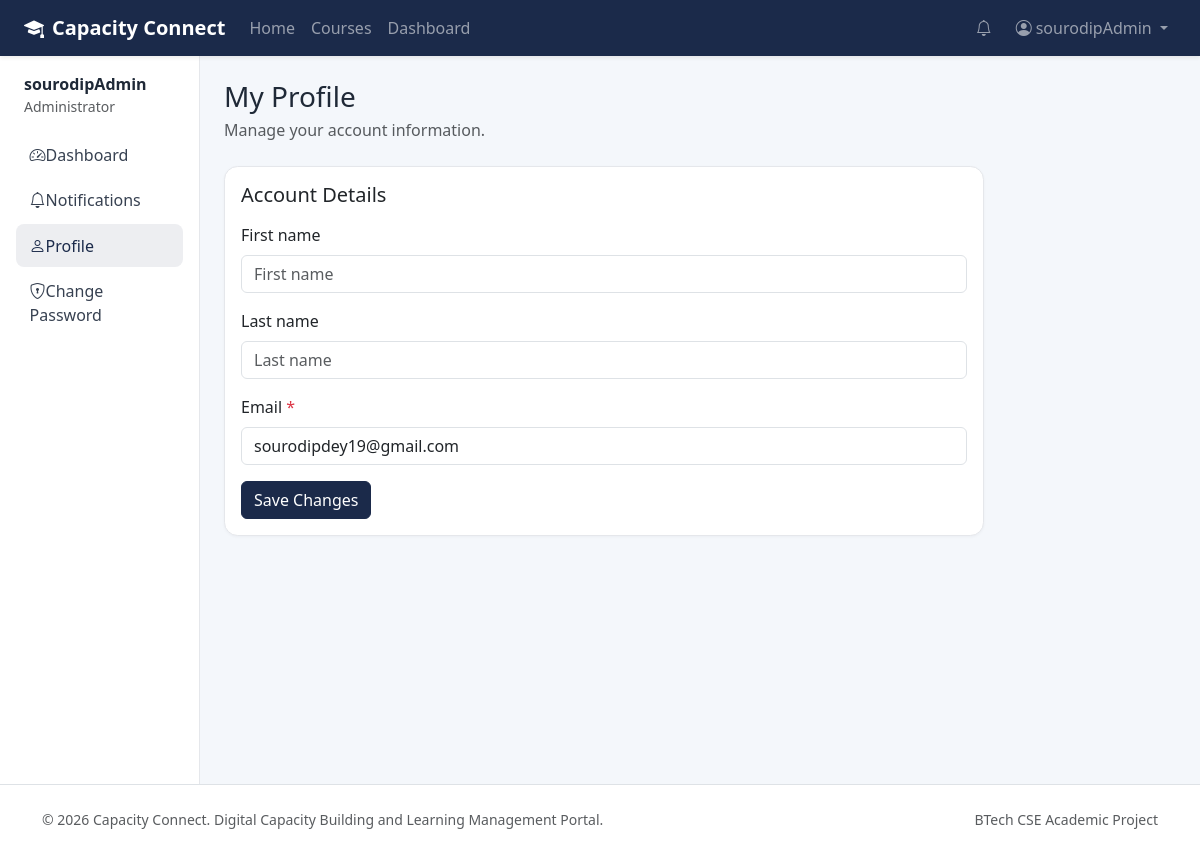
The page /accounts/profile/ (signed in) on the database its author committed.
### accounts/models.py (models this page shows, shortened)
class User(AbstractUser):
    class Role(models.TextChoices):
        ADMIN = "ADMIN", "Administrator"
        TRAINER = "TRAINER", "Trainer"
        STUDENT = "STUDENT", "Student"
    role = models.CharField(max_length=20, choices=Role.choices, default=Role.STUDENT)
    email = models.EmailField(unique=True)
    class Meta:
        ordering = ["username"]

### accounts/views.py (the view)
# urls.py: path("profile/", views.profile_view, name="profile"),
@login_required
def profile_view(request):
    user = request.user
    profile_form = None
    if user.role == User.Role.STUDENT:
        profile, _ = StudentProfile.objects.get_or_create(user=user)
        profile_form = StudentProfileForm(request.POST or None, instance=profile)
    elif user.role == User.Role.TRAINER:
        profile, _ = TrainerProfile.objects.get_or_create(user=user)
        profile_form = TrainerProfileForm(request.POST or None, instance=profile)
    user_form = UserProfileForm(request.POST or None, instance=user)
    if request.method == "POST" and user_form.is_valid() and (profile_form is None or profile_form.is_valid()):
        user_form.save()
        if profile_form is not None:
            profile_form.save()
        messages.success(request, "Profile updated successfully.")
        return redirect("accounts:profile")
    return render(
        request,
        "accounts/profile.html",
        {"user_form": user_form, "profile_form": profile_form},
    )

### accounts/forms.py (shortened to what this page needs)
class UserProfileForm(BootstrapFormMixin, forms.ModelForm):
    class Meta:
        model = User
        fields = ("first_name", "last_name", "email")
    def __init__(self, *args, **kwargs):
        super().__init__(*args, **kwargs)
        self._apply_bootstrap()

### accounts/forms.py (called while the page is built)
    def _apply_bootstrap(self):
        for field in self.fields.values():
            widget = field.widget
            existing = widget.attrs.get("class", "")
            if isinstance(widget, forms.CheckboxInput):
                widget.attrs["class"] = f"{existing} form-check-input".strip()
            elif isinstance(widget, (forms.Select, forms.SelectMultiple)):
                widget.attrs["class"] = f"{existing} form-select".strip()
            else:
                widget.attrs["class"] = f"{existing} form-control".strip()
            if not widget.attrs.get("placeholder") and field.label:
                widget.attrs.setdefault("placeholder", field.label)

### core/context_processors.py (called while the page is built)
def global_notifications(request):
    if request.user.is_authenticated:
        from notifications.models import Notification
        unread = Notification.objects.filter(recipient=request.user, is_read=False)
        return {
            "global_unread_notification_count": unread.count(),
            "global_recent_notifications": unread.select_related("sender")[:5],
        }
    return {"global_unread_notification_count": 0, "global_recent_notifications": []}

### templates/accounts/profile.html (shortened to what this page needs)
{% extends 'dashboard_base.html' %}
{% block sidebar %}
    <a class="nav-link" href="{% url 'accounts:dashboard_redirect' %}"><i class="bi bi-speedometer2"></i>Dashboard</a>
    <a class="nav-link" href="{% url 'notifications:notification_list' %}"><i class="bi bi-bell"></i>Notifications</a>
    <a class="nav-link active" href="{% url 'accounts:profile' %}"><i class="bi bi-person"></i>Profile</a>
    <a class="nav-link" href="{% url 'accounts:password_change' %}"><i class="bi bi-shield-lock"></i>Change Password</a>
{% endblock %}
{% block content %}
<div class="page-header">
    <h1 class="h3">My Profile</h1>
    <p class="text-muted mb-0">Manage your account information.</p>
</div>
<div class="card" style="max-width:760px;">
    <div class="card-body">
        <form method="post" novalidate>
            <h2 class="h5 mb-3">Account Details</h2>
            {% include 'includes/form_fields.html' with form=user_form %}
            <button type="submit" class="btn btn-primary">Save Changes</button>
        </form>
    </div>
</div>
{% endblock %}

### templates/dashboard_base.html (shortened to what this page needs)
{% extends 'base.html' %}
{% block nav_container_fluid %}-fluid px-4{% endblock %}
{% block page_wrapper %}
<div class="container-fluid px-0">
    <div class="row g-0">
        <aside class="col-lg-2 sidebar p-3">
            <div class="mb-3 px-2">
                <div class="fw-semibold">{{ user.get_full_name|default:user.username }}</div>
                <div class="small text-muted">{{ user.get_role_display }}</div>
            </div>
            <nav class="nav flex-column">
                {% block sidebar %}{% endblock %}
            </nav>
        </aside>
        <main class="col-lg-10 p-4">
            {% block content %}{% endblock %}
        </main>
    </div>
</div>
{% endblock %}

### templates/base.html (shortened to what this page needs)
{% load static %}
<!DOCTYPE html>
<html lang="en">
<head>
    <link href="https://cdn.jsdelivr.net/npm/bootstrap@5.3.3/dist/css/bootstrap.min.css" rel="stylesheet">
    <link href="https://cdn.jsdelivr.net/npm/bootstrap-icons@1.11.3/font/bootstrap-icons.min.css" rel="stylesheet">
    <link rel="stylesheet" href="{% static 'css/style.css' %}">
</head>
<body>
<nav class="navbar navbar-expand-lg navbar-dark bg-primary-dark sticky-top shadow-sm">
    <div class="container{% block nav_container_fluid %}{% endblock %}">
        <a class="navbar-brand fw-bold" href="{% url 'home' %}">
            <i class="bi bi-mortarboard-fill me-2"></i>Capacity Connect
        </a>
        <div class="collapse navbar-collapse" id="mainNav">
            <ul class="navbar-nav me-auto mb-2 mb-lg-0">
                <li class="nav-item"><a class="nav-link" href="{% url 'home' %}">Home</a></li>
                <li class="nav-item"><a class="nav-link" href="{% url 'courses:course_list' %}">Courses</a></li>
                {% if user.is_authenticated %}
                <li class="nav-item"><a class="nav-link" href="{% url 'accounts:dashboard_redirect' %}">Dashboard</a></li>
                {% endif %}
            </ul>
            <ul class="navbar-nav ms-auto align-items-lg-center">
                {% if user.is_authenticated %}
                <li class="nav-item me-2">
                    <a class="nav-link position-relative" href="{% url 'notifications:notification_list' %}">
                        <i class="bi bi-bell"></i>
                    </a>
                </li>
                <li class="nav-item dropdown">
                    <a class="nav-link dropdown-toggle" href="#" data-bs-toggle="dropdown">
                        <i class="bi bi-person-circle me-1"></i>{{ user.get_short_name|default:user.username }}
                    </a>
                </li>
                {% else %}
                <li class="nav-item"><a class="nav-link" href="{% url 'accounts:login' %}">Login</a></li>
                <li class="nav-item"><a class="btn btn-accent ms-lg-2" href="{% url 'accounts:register' %}">Register</a></li>
                {% endif %}
            </ul>
        </div>
    </div>
</nav>
{% block page_wrapper %}{% endblock %}
<footer class="footer py-4 mt-auto border-top">
    <div class="container d-flex flex-column flex-md-row justify-content-between align-items-center gap-2">
        <div class="text-muted small">&copy; {% now "Y" %} Capacity Connect. Digital Capacity Building and Learning Management Portal.</div>
        <div class="small text-muted">BTech CSE Academic Project</div>
    </div>
</footer>
</body>
</html>

### templates/includes/form_fields.html (shortened to what this page needs)
{% for field in form %}
<div class="mb-3">
    {% if field.field.widget.input_type == 'checkbox' %}
    <div class="form-check">
        {{ field }}
        <label class="form-check-label" for="{{ field.id_for_label }}">{{ field.label }}</label>
    </div>
    {% else %}
    <label class="form-label" for="{{ field.id_for_label }}">{{ field.label }}{% if field.field.required %} <span class="text-danger">*</span>{% endif %}</label>
    {{ field }}
    {% endif %}
</div>
{% endfor %}

### static/css/style.css (style rules this page uses)
:root { --cc-primary: #1b2a4a; --cc-primary-soft: #243b66; --cc-accent: #14b8a6; --cc-accent-hover: #0d9488; --cc-bg: #f4f7fb; --cc-surface: #ffffff; --cc-text: #1f2937; --cc-muted: #6b7280; --cc-border: #e5e7eb; }
body { background: var(--cc-bg); color: var(--cc-text); min-height: 100vh; display: flex; flex-direction: column; }
.bg-primary-dark { background-color: var(--cc-primary) !important; }
.btn-primary { background: var(--cc-primary); border-color: var(--cc-primary); }
.card { border: 1px solid var(--cc-border); border-radius: 0.85rem; box-shadow: 0 1px 3px rgba(15, 23, 42, 0.04); }
.sidebar { background: #fff; border-right: 1px solid var(--cc-border); min-height: calc(100vh - 72px); }
.sidebar .nav-link { color: #374151; border-radius: 0.5rem; padding: 0.6rem 0.85rem; margin-bottom: 0.15rem; }
.sidebar .nav-link:hover, .sidebar .nav-link.active { background: rgba(27, 42, 74, 0.08); color: var(--cc-primary); font-weight: 500; }
.sidebar .nav-link i { width: 1.4rem; }
.page-header { margin-bottom: 1.5rem; }
.page-header h1, .page-header h2 { margin-bottom: 0.25rem; }
.footer { background: #fff; margin-top: auto; }

### rows shown on the page
User: get_short_name "sourodipAdmin", get_full_name "sourodipAdmin", role "Administrator", form "sourodipdey19@gmail.com"

### other values the page prints
{{ field.label }} "First name" "Last name" "Email"
